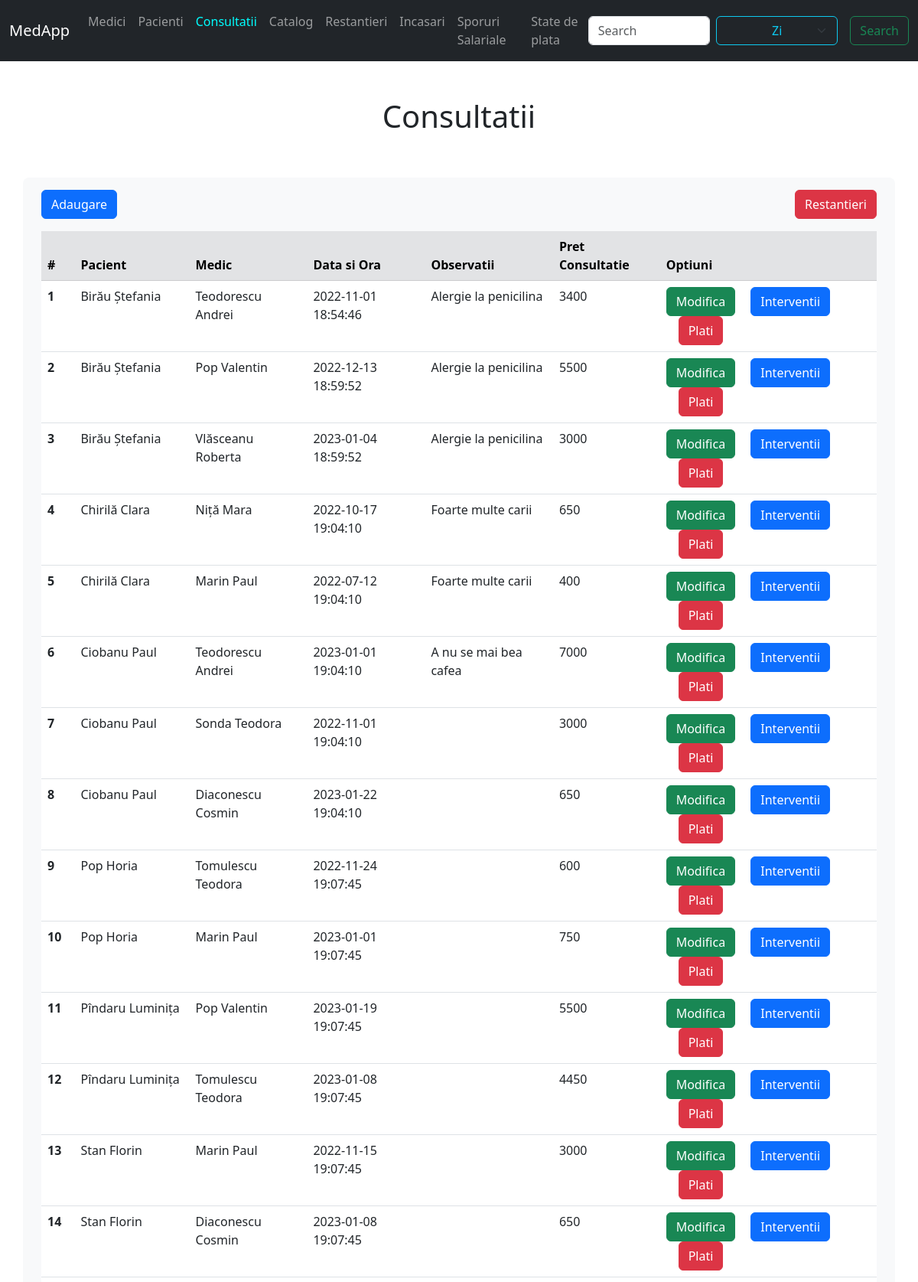
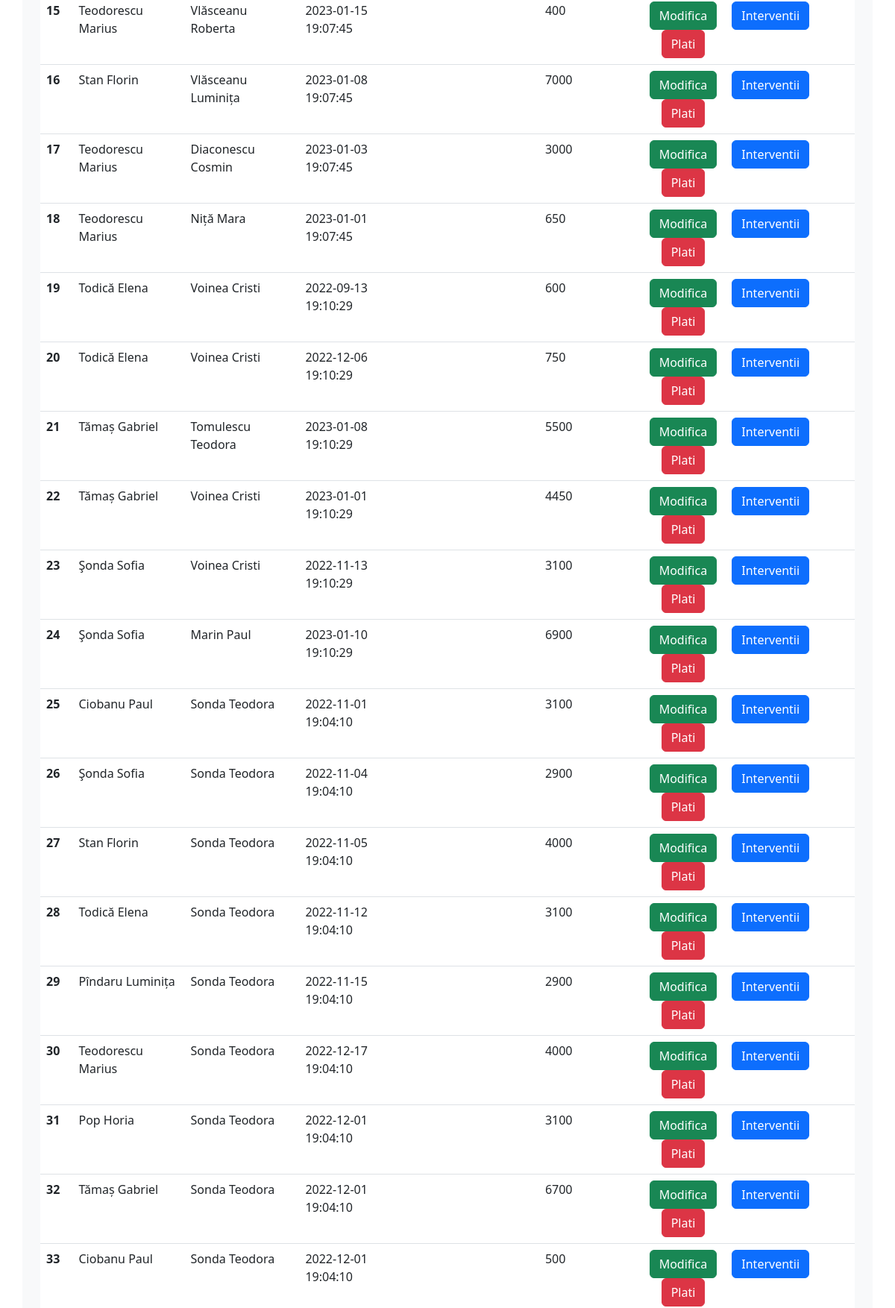
The app's page /display/consultatii.php (upper part) with its own data (2 pictures, top to bottom).
### tables this page shows
CREATE TABLE consultatie (
    id INT PRIMARY KEY AUTO_INCREMENT,
    pacient INT,
    medic CHAR(13),
    data_programarii DATETIME,
    observatii VARCHAR(100),
    FOREIGN KEY (pacient) REFERENCES pacient(nr_fisa),
    FOREIGN KEY (medic) REFERENCES medic(cnp)
);

### php/consultatie_code.php (called while the page is built, shortened)
<?php
include($_SERVER['DOCUMENT_ROOT'] . '/medapp/inc/db.php');
$select = "SELECT consultatie.id,
            CONCAT(medic.nume, ' ', medic.prenume) AS medic,
            CONCAT(pacient.nume, ' ', pacient.prenume) AS pacient,
            consultatie.data_programarii,
            consultatie.observatii
        FROM consultatie
        LEFT JOIN medic ON consultatie.medic = medic.cnp
        LEFT JOIN pacient ON consultatie.pacient = pacient.nr_fisa";
$rezultatSelect = mysqli_query($conn, $select);
function getPretConsultatie($id) {
    global $conn;
    $selectPret = "SELECT SUM(catalog.pret_total) AS pret_consultatie
                    FROM interventii
                    LEFT JOIN catalog ON interventii.id_catalog = catalog.id
                    WHERE interventii.id_consultatie = $id";
    $rezultatPret = mysqli_query($conn, $selectPret);
    $p = mysqli_fetch_column($rezultatPret, 0);
    return $p;
}
?>

### display/consultatii.php (the view, shortened to what this page needs)
<?php
    include($_SERVER['DOCUMENT_ROOT'] . '/medapp/inc/header.php');
    include($_SERVER['DOCUMENT_ROOT'] . '/medapp/php/consultatie_code.php');
?>
<div class="row">
    <div class="col">
        <a href="../forms/consultatie_form.php">
            <button class="btn btn-primary">Adaugare</button>
        </a>
    </div>
    <div class="col">
        <a href="restantieri.php">
            <button class="btn btn-danger float-end">Restantieri</button>
        </a>
    </div>
</div>
<div class="tableFixed mt-3">
    <table class="table table-hover">
        <thead class="table-secondary">
            <tr>
                <th scope="col">#</th>
                <th scope="col">Pacient</th>
                <th scope="col">Medic</th>
                <th scope="col">Data si Ora</th>
                <th scope="col">Observatii</th>
                <th scope="col">Pret Consultatie</th>
                <th scope="col">Optiuni</th>
            </tr>
        </thead>
        <tbody>
            <?php
                if($rezultatSelect) {
                    while($rand = mysqli_fetch_assoc($rezultatSelect)) {
                        $id = $rand['id'];
                        $pacient = $rand['pacient'];
                        $medic = $rand['medic'];
                        $data = $rand['data_programarii'];
                        $obs = $rand['observatii'];
                        echo "<tr>
                                <th scope='row'>$id</th>
                                <td>$pacient</td>
                                <td>$medic</td>
                                <td>$data</td>
                                <td>$obs</td>
                                <td>" . getPretConsultatie($id) . "</td>
                                <td>
                                    <a href='../forms/consultatie_form.php?id=$id'>
                                        <button class='btn btn-success'>Modifica</button></a>
                                    <a href='interventii.php?id=$id'>
                                        <button class='btn btn-primary ms-3'>Interventii</button></a>
                                    <a href='plati.php?id=$id'>
                                        <button class='btn btn-danger ms-3'>Plati</button>
                                    </a>
                                </td>
                            </tr>"
                        ;
                    }
                }
            ?>
        </tbody>
    </table>
</div>
<?php include($_SERVER['DOCUMENT_ROOT'] . '/medapp/inc/footer.php'); ?>

### inc/styles.css (style rules this page uses)
.tableFixed { overflow: auto; height: 50vh; }
.tableFixed thead th { position: sticky; top: 0; }

### records on screen
consultatie: id "1", pacient "Birău Ștefania", medic "Teodorescu Andrei", data_programarii "2022-11-01 18:54:46", observatii "Alergie la penicilina", id "3400"
consultatie: id "2", pacient "Birău Ștefania", medic "Pop Valentin", data_programarii "2022-12-13 18:59:52", observatii "Alergie la penicilina", id "5500"
consultatie: id "3", pacient "Birău Ștefania", medic "Vlăsceanu Roberta", data_programarii "2023-01-04 18:59:52", observatii "Alergie la penicilina", id "3000"
consultatie: id "4", pacient "Chirilă Clara", medic "Niță Mara", data_programarii "2022-10-17 19:04:10", observatii "Foarte multe carii", id "650"
consultatie: id "5", pacient "Chirilă Clara", medic "Marin Paul", data_programarii "2022-07-12 19:04:10", observatii "Foarte multe carii", id "400"
consultatie: id "6", pacient "Ciobanu Paul", medic "Teodorescu Andrei", data_programarii "2023-01-01 19:04:10", observatii "A nu se mai bea cafea", id "7000"
consultatie: id "7", pacient "Ciobanu Paul", medic "Sonda Teodora", data_programarii "2022-11-01 19:04:10", id "3000"
consultatie: id "8", pacient "Ciobanu Paul", medic "Diaconescu Cosmin", data_programarii "2023-01-22 19:04:10", id "650"
consultatie: id "9", pacient "Pop Horia", medic "Tomulescu Teodora", data_programarii "2022-11-24 19:07:45", id "600"
consultatie: id "10", pacient "Pop Horia", medic "Marin Paul", data_programarii "2023-01-01 19:07:45", id "750"
consultatie: id "11", pacient "Pîndaru Luminița", medic "Pop Valentin", data_programarii "2023-01-19 19:07:45", id "5500"
consultatie: id "12", pacient "Pîndaru Luminița", medic "Tomulescu Teodora", data_programarii "2023-01-08 19:07:45", id "4450"
consultatie: id "13", pacient "Stan Florin", medic "Marin Paul", data_programarii "2022-11-15 19:07:45", id "3000"
consultatie: id "14", pacient "Stan Florin", medic "Diaconescu Cosmin", data_programarii "2023-01-08 19:07:45", id "650"
consultatie: id "15", pacient "Teodorescu Marius", medic "Vlăsceanu Roberta", data_programarii "2023-01-15 19:07:45", id "400"
consultatie: id "16", pacient "Stan Florin", medic "Vlăsceanu Luminița", data_programarii "2023-01-08 19:07:45", id "7000"
consultatie: id "17", pacient "Teodorescu Marius", medic "Diaconescu Cosmin", data_programarii "2023-01-03 19:07:45", id "3000"
consultatie: id "18", pacient "Teodorescu Marius", medic "Niță Mara", data_programarii "2023-01-01 19:07:45", id "650"
consultatie: id "19", pacient "Todică Elena", medic "Voinea Cristi", data_programarii "2022-09-13 19:10:29", id "600"
consultatie: id "20", pacient "Todică Elena", medic "Voinea Cristi", data_programarii "2022-12-06 19:10:29", id "750"
consultatie: id "21", pacient "Tămaș Gabriel", medic "Tomulescu Teodora", data_programarii "2023-01-08 19:10:29", id "5500"
consultatie: id "22", pacient "Tămaș Gabriel", medic "Voinea Cristi", data_programarii "2023-01-01 19:10:29", id "4450"
consultatie: id "23", pacient "Şonda Sofia", medic "Voinea Cristi", data_programarii "2022-11-13 19:10:29", id "3100"
consultatie: id "24", pacient "Şonda Sofia", medic "Marin Paul", data_programarii "2023-01-10 19:10:29", id "6900"
consultatie: id "25", pacient "Ciobanu Paul", medic "Sonda Teodora", data_programarii "2022-11-01 19:04:10", id "3100"
consultatie: id "26", pacient "Şonda Sofia", medic "Sonda Teodora", data_programarii "2022-11-04 19:04:10", id "2900"
consultatie: id "27", pacient "Stan Florin", medic "Sonda Teodora", data_programarii "2022-11-05 19:04:10", id "4000"
consultatie: id "28", pacient "Todică Elena", medic "Sonda Teodora", data_programarii "2022-11-12 19:04:10", id "3100"
consultatie: id "29", pacient "Pîndaru Luminița", medic "Sonda Teodora", data_programarii "2022-11-15 19:04:10", id "2900"
consultatie: id "30", pacient "Teodorescu Marius", medic "Sonda Teodora", data_programarii "2022-12-17 19:04:10", id "4000"
consultatie: id "31", pacient "Pop Horia", medic "Sonda Teodora", data_programarii "2022-12-01 19:04:10", id "3100"
consultatie: id "32", pacient "Tămaș Gabriel", medic "Sonda Teodora", data_programarii "2022-12-01 19:04:10", id "6700"
consultatie: id "33", pacient "Ciobanu Paul", medic "Sonda Teodora", data_programarii "2022-12-01 19:04:10", id "500"
